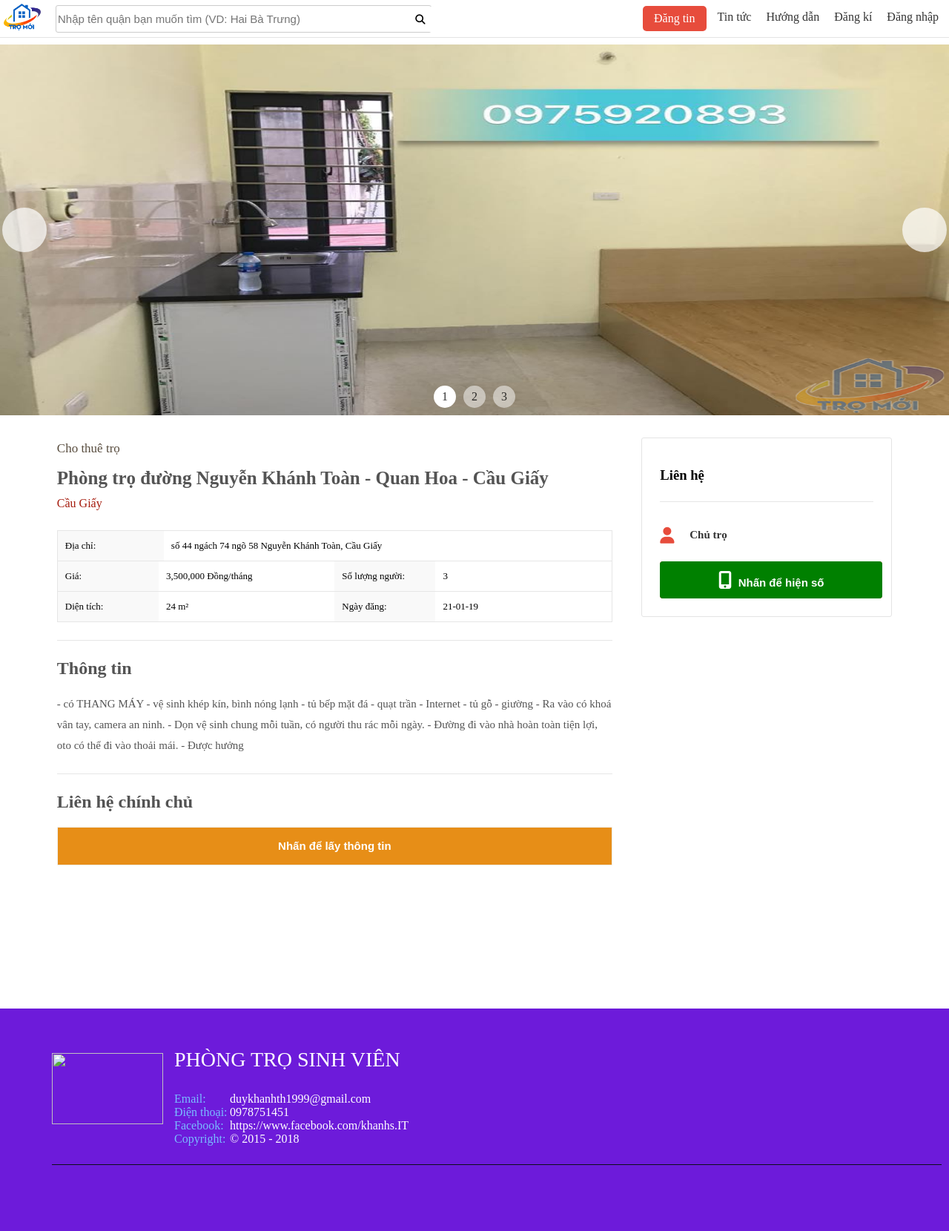
The app's page /phong/chi_tiet_phong.php?ma_phong_tro=92 with its own data.
### tables this page shows
CREATE TABLE `phong_tro` (
  `ma_phong_tro` int(10) UNSIGNED NOT NULL,
  `dia_chi_phong` varchar(50) NOT NULL,
  `gia` int(10) UNSIGNED NOT NULL,
  `dien_tich` float UNSIGNED NOT NULL,
  `so_luong_nguoi` int(10) UNSIGNED NOT NULL,
  `ma_quan` char(20) NOT NULL,
  `ten_nguoi_dang` varchar(200) NOT NULL,
  `sdt_nguoi_dang` char(13) NOT NULL,
  `tieu_de` varchar(200) NOT NULL,
  `noi_dung_chi_tiet` varchar(300) NOT NULL,
  `anh_1` varchar(200) NOT NULL,
  `ma_khach_hang` int(10) UNSIGNED NOT NULL,
  `anh_2` varchar(200) NOT NULL,
  `anh_3` varchar(200) NOT NULL,
  `tinh_trang` int(11) NOT NULL,
  `ngay_dang` timestamp NOT NULL DEFAULT CURRENT_TIMESTAMP ON UPDATE CURRENT_TIMESTAMP
);

CREATE TABLE `quan` (
  `ma_quan` char(20) NOT NULL,
  `ten_quan` varchar(200) NOT NULL
);

### phong/chi_tiet_phong.php (the view, shortened to what this page needs)
<?php  require('header.php')  ?>
<?php
$connect = mysqli_connect('localhost','root','','web_phong');
mysqli_set_charset($connect,'utf8');
	$ma_phong_tro = $_GET['ma_phong_tro'];
	$query = "select * from phong_tro
	join quan
	on phong_tro.ma_quan = quan.ma_quan
	 where ma_phong_tro = '$ma_phong_tro'";
	$result = mysqli_query($connect,$query);
	$row = mysqli_fetch_array($result);
?>
<div class="tong_chi_tiet">
	<div class="sileshow">
		<div class="sileshow_1">
			<div class="CSSgal">
				<div class="slider">
					<div style="background:#5b8;" id="btnControl">
						<img src="dang_phong/anh/<?php echo($row['anh_1']); ?>" height="100%" width="100%;">
					</div>
				</div>
				<div class="prevNext">
					<div><a href="#s1"></a><a href="#s2"></a></div>
				</div>
				<div class="bullets">
					<a href="#s1">1</a>
					<a href="#s2">2</a>
					<a href="#s3">3</a>
				</div>
			</div>
		</div>
	</div>
	<div class="noi_dung">
		<div class="noi_dung_1">
			<div class="noi_dung_letf">
				<div class="main_letf">
					<div style="float: left;padding: 0px;">
						<span class="type1">Cho thuê trọ</span>
						<h3 class="tieu"><?php echo($row['tieu_de']); ?></h3>
						<p class="pp"><?php echo($row['ten_quan']); ?></p>
					</div>
					<div class="chia_doi">
						<div class="chia_doi_1">
							<div class="intro_form">
								<dl class="dll">
									<dt class="dtt">Địa chỉ:</dt>
									<dd class="ddd"><?php echo($row['dia_chi_phong']); ?></dd>
								</dl>
								<div class="intro">
									<div class="i_letf" style="width: 50%;">
										<dl class="dll">
											<dt class="dtt">Giá:</dt>
											<dd class="ddd"><?php echo number_format(($row['gia'])) ?>   Đồng/tháng</dd>
										</dl>
										<dl class="dll">
											<dt class="dtt">Diện tích:</dt>
											<dd class="ddd"><?php echo($row['dien_tich']); ?> m²</dd>
										</dl>
									</div>
									<div class="i_right">
										<dl class="dll">
											<dt class="dtt">Số lượng người:</dt>
											<dd class="ddd"><?php echo($row['so_luong_nguoi']); ?></dd>
										</dl>
										<dl class="dll">
											<dt class="dtt">Ngày đăng:</dt>
											<dd class="ddd">
												<?php
												$ngay_dang = $row['ngay_dang'];
												$thoi_gian_da_sua   = date("d-m-y", strtotime($ngay_dang));
												echo $thoi_gian_da_sua;
												?>
											</dd>
										</dl>
									</div>
								</div>
							</div>
							<div class="line"></div>
							<div class="conten">
								<h2 style="color: #545454;">Thông tin</h2>
								<p class="ppp">
									<?php echo($row['noi_dung_chi_tiet']); ?>
								</p>
							</div>
							<div class="line"></div>
							<h2 style="color: #545454;">Liên hệ chính chủ</h2>
							<div class="box-info-bottom">
								<button onclick="myFunction()" class="sc-facebook" style="border: 0px;width: 100%;height: 50px;background: #E78E17;color: #fff">
								<span style="font-weight: bold !important;    font-size: 15px
								">
								Nhấn để lấy thông tin</span>
							</button>
							</div>
						</div>
					</div>
				</div>
			</div>
			<div class="noi_dung_right">
				<div class="box-contact right">
					<h2 style="font-size: 14pt;">Liên hệ</h2>
					<div class="ngan"></div>
					<dl>
						<dt class="dt">
							<i class="fa fa-user"></i>
						</dt>
						<dd><h3 class="h3">Chủ trọ</h3></dd>
					</dl>
					<div class="phone">
						<div class="arg">
							<button onclick="myFunction()" class="sc-facebook" style="border: 0px;width: 100%;height: 50px;background: green;color: #fff;border-radius: 4px;">
								<i class="fa fa-mobile" aria-hidden="true" style="margin-top: 0px;"></i>
								<span style="font-weight: bold !important;    font-size: 15px
								">Nhấn để hiện số</span>
							</button>
						</div>
					</div>
				</div>
			</div>
		</div>
	</div>
</div>
<?php require ('footer.php') ?>

### phong/public/css/style_main.css (style rules this page uses)
dt { float: left; font-size: 13px; }
dd { margin-top: 0; font-size: 13px; font-weight: 400; }

### phong/public/css/chi_tiet_phong.css (style rules this page uses)
.tong_chi_tiet { width: 100%; height: 1300px; margin-top: 55px; }
.sileshow { width: 100%; height: 500px; background: green; margin-top: 60px; }
.CSSgal { position: relative; overflow: hidden; height: 500px; }
.CSSgal .slider { height: 100%; white-space: nowrap; font-size: 0; transition: 0.8s; }
.CSSgal .slider > * { font-size: 1rem; display: inline-block; white-space: normal; vertical-align: top; height: 100%; width: 100%; background: none 50% no-repeat; background-size: cover; }
.CSSgal .prevNext { position: absolute; z-index: 1; top: 50%; width: 100%; height: 0; }
.CSSgal .prevNext a { background: #fff; position: absolute; width: 60px; height: 60px; line-height: 60px; text-align: center; opacity: 0.7; -webkit-transition: 0.3s; transition: 0.3s; -webkit-transform: translateY(-50%); transform: translateY(-50%); left: 0; }
.CSSgal .prevNext a+a { left: auto; right: 0; }
.CSSgal .bullets { position: absolute; z-index: 2; bottom: 0; padding: 10px 0; width: 100%; text-align: center; }
.CSSgal .bullets > a { display: inline-block; width: 30px; height: 30px; line-height: 30px; text-decoration: none; text-align: center; background: rgba(255, 255, 255, 1); -webkit-transition: 0.3s; transition: 0.3s; }
.CSSgal .bullets > a+a { background: rgba(255, 255, 255, 0.5); }
.CSSgal { color: #fff; text-align: center; }
.CSSgal a { border-radius: 50%; margin: 0 3px; color: rgba(0,0,0,0.8); text-decoration: none; }
.noi_dung { width: 100%; }
.noi_dung_1 { width: 88%; height: 100%; margin: auto; margin-top: 30px; }
.noi_dung_letf { width: 70%; height: 100%; float: left; }
.main_letf { width: 95%; height: 100%; }
.type1 { color: #584c3e; text-transform: initial; line-height: 30px; font-size: 17px; }
.tieu { line-height: 0px; font-size: 25px; text-transform: initial; color: #545454; }
.pp { margin: 0px; color: #a51b0d; }
.chia_doi { padding: 0; }
.chia_doi_1 { width: 100%; min-height: 500px; text-align: left; position: relative; padding: 5px 0px 0; }
.intro_form { border: 1px solid #e6e6e6; border-bottom: 0; margin-top: 120px; }
.dll { display: flex; border-bottom: 1px solid #e6e6e6; width: 100%; font-weight: normal; line-height: 1.5; margin: 0; vertical-align: baseline; }
.dtt { width: 130px; font-weight: 500; background: #f9f9f9; padding: 5px 10px; line-height: 30px; }
.ddd { width: calc(100% - 130px); margin: 0; padding: 0; border: 0; outline: 0; vertical-align: baseline; padding: 5px 10px; line-height: 30px; }
.intro { margin: 0; padding: 0; text-align: left; overflow: hidden; display: flex; }
.i_right { width: 50%; }
.line { height: 1px; background: #e6e6e6; margin: 24px 0; clear: both; }
.conten { text-align: left; }
.ppp { line-height: 28px; color: #545454; font-size: 15px; }
.box-info-bottom { border: 1px solid #efefef; }
.fa-user { font-size: 22px; color: #0062C4; }
.noi_dung_right { width: 30%; height: 100%; float: left; }
.box-contact.right { padding: 24px; margin-bottom: 24px; border: 1px solid #e4e4e4; border-radius: 3px; }
.ngan { height: 1px; background: #e6e6e6; margin: 24px 0; clear: both; }
.box-contact dt i.fa { font-size: 22px; color: #E74C3C; }
.h3 { line-height: 40px; font-size: 15px; color: #333; }
.dt { width: 20px; margin-top: 10px; display: flex; align-items: center; justify-content: left; }
.phone { width: 300px; height: 50px; background: #E74C3C; text-align: center; border-color: rgba(0,0,0,0.15) rgba(0,0,0,0.15) rgba(0,0,0,0.25); border-radius: 4px; }
.arg { line-height: 35px; color: #FFF; text-decoration: none; }
.fa-mobile { font-size: 24px; margin-right: 5px; margin-top: 10px; }

### records on screen
phong_tro: anh_1 (picture), tieu_de "Phòng trọ đường Nguyễn Khánh Toàn - Quan Hoa - Cầu Giấy", ma_quan.ten_quan "Cầu Giấy", dia_chi_phong "số 44 ngách 74 ngõ 58 Nguyễn Khánh Toàn, Cầu Giấy", gia "3,500,000", dien_tich "24", so_luong_nguoi "3", ngay_dang "21-01-19", noi_dung_chi_tiet "- có THANG MÁY - vệ sinh khép kín, bình nóng lạnh - tủ bếp mặt đá - quạt trần - Internet - tủ gỗ - giường - Ra vào có khoá vân tay, camera an ninh. - Dọn vệ sinh chung mỗi tuần, có người thu rác mỗi ngày. - Đường đi vào nhà hoàn toàn tiện lợi, oto có thể đi vào thoải mái. - Được hưởng"
